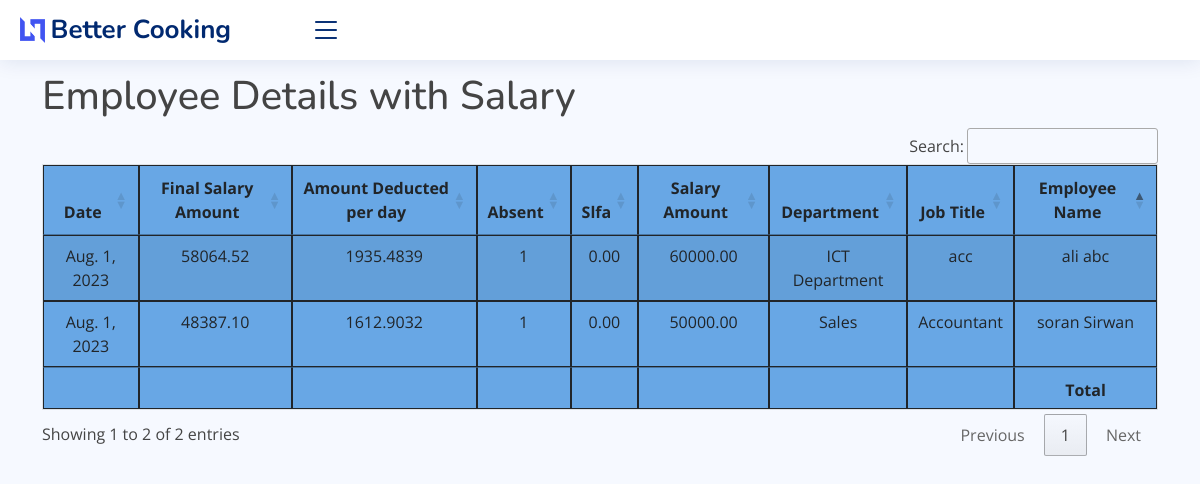
/employees/, run on the app's committed database.
### core/models.py (models this page shows, shortened)
class Employee(models.Model):
    first_name = models.CharField(max_length=50)
    last_name = models.CharField(max_length=50)
    birthdate = models.DateField()
    phone_number = models.CharField(max_length=20)
    relative_phone_number = models.CharField(max_length=20)
    hire_date = models.DateField()
    job_title = models.CharField(max_length=50)
    department = models.CharField(max_length=50)
    class Meta:
        verbose_name_plural = ' الموظفون'

class Salary(models.Model):
    employee = models.ForeignKey(Employee, on_delete=models.CASCADE)
    fines = models.DecimalField(max_digits=30, decimal_places=2, default=0, blank=True)
    slfa = models.DecimalField(max_digits=30, decimal_places=2, default=0, blank=True)
    amount = models.DecimalField(max_digits=30, decimal_places=2)
    final_amount = models.DecimalField(max_digits=30, decimal_places=2, default=0, blank=True, null=True)
    date = models.DateField()  # Remove auto_now=True
    note = models.TextField(blank=True)
    def absent_days(self):
        return Attendance.objects.filter(employee=self.employee, status='Absent').count()
    @property
    def amount_deducted_per_day(self):
        total_salary = self.amount - self.fines - self.slfa
        days_in_month = calendar.monthrange(self.date.year, self.date.month)[1] if self.date else 0
        daily_salary = total_salary / Decimal(days_in_month) if days_in_month > 0 else 0
        return '{:.4f}'.format(daily_salary)
    class Meta:
        verbose_name_plural = ' الرواتب'

### core/views.py (the view)
# urls.py: path('employees/', views.employee_list, name='employee_list'),
def employee_list(request):
    employees = Employee.objects.all()
    employee_salary_details = {}
    for employee in employees:
        try:
            salary = Salary.objects.filter(employee=employee).order_by('-date').first()
            employee_salary_details[employee.id] = salary
        except Salary.DoesNotExist:
            employee_salary_details[employee.id] = None
    context = {
        'employees': employees,
        'employee_salary_details': employee_salary_details,
    }
    return render(request, 'core/reports/employee_list.html', context)

### core/templates/core/reports/employee_list.html (shortened to what this page needs)
{% extends 'core/base.html' %}
{% block content %}
    <br>
    <br> <br>
    <h1>Employee Details with Salary</h1>
    <table id="salary" class="table table-striped" style="background-color: #68a7e5">
        <thead>
        <tr>
            <th>Employee Name</th>
            <th>Job Title</th>
            <th>Department</th>
            <th>Salary Amount</th>
            <th>Slfa</th>
            <th>Absent</th>
            <th>Amount Deducted per day</th>
            <th>Final Salary Amount</th>
            <th>Date</th>
        </tr>
        </thead>
        <tbody>
        {% for employee in employees %}
            <tr>
                <td>{{ employee.first_name }} {{ employee.last_name }}</td>
                <td>{{ employee.job_title }}</td>
                <td>{{ employee.department }}</td>
                {% with salary=employee.salary_set.last %}
                    {% if salary %}
                        <td>{{ salary.amount }}</td>
                        <td>{{ salary.slfa }}</td>
                        <td>{{ salary.absent_days }}</td>
                        <td>{{ salary.amount_deducted_per_day }}</td>
                        <td>{{ salary.final_amount }}</td>
                        <td>{{ salary.date }}</td>
                    {% else %}
                        <td>0</td>
                        <td>0</td>
                        <td>0</td>
                    {% endif %}
                {% endwith %}
            </tr>
        {% endfor %}
        </tbody>
        <tfoot>
        <th></th>
        <th></th>
        <th></th>
        <th></th>
        <th></th>
        <th></th>
        <th></th>
        <th></th>
        <th></th>
        </tfoot>
    </table>
{% endblock %}

### static/core/assets/css/style.css (style rules this page uses)
:root { scroll-behavior: smooth; }
body { font-family: "Open Sans", sans-serif; background: #f6f9ff; color: #444444; }
h1, h2, h3, h4, h5, h6 { font-family: "Nunito", sans-serif; }

### core/templates/core/reports/employee_list.html (style rules this page uses)
table, th, td { border: 0.5px solid; direction: rtl; text-align: center; }
th { text-align: center !important; }

### data on the page
Employee: first_name "soran", last_name "Sirwan", job_title "Accountant", department "Sales", salary_set.last.amount "50000.00", salary_set.last.slfa "0.00", salary_set.last.absent_days "1", salary_set.last.amount_deducted_per_day "1612.9032", salary_set.last.final_amount "48387.10", salary_set.last "Aug. 1, 2023"
Employee: first_name "ali", last_name "abc", job_title "acc", department "ICT Department", salary_set.last.amount "60000.00", salary_set.last.slfa "0.00", salary_set.last.absent_days "1", salary_set.last.amount_deducted_per_day "1935.4839", salary_set.last.final_amount "58064.52", salary_set.last "Aug. 1, 2023"
